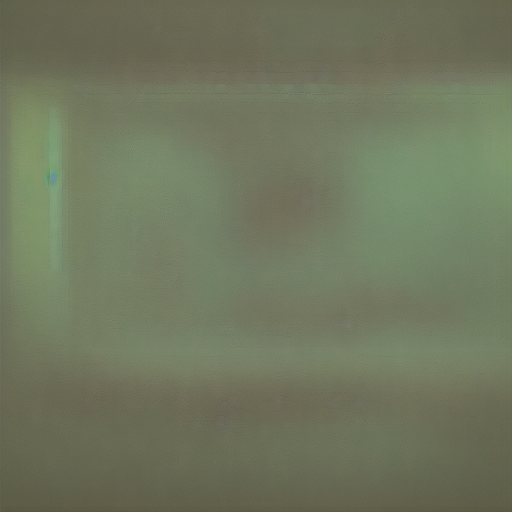
#> input picture tmp/test_bear.png, 512 x 512 px; its folder holds only this picture in this run
$ python -i generate_eye_of_the_tiger_video.py   (imports and definitions only)
#> lines starting #> are read from the running program, lines starting #| are printed output that depends on the picture
import os
import json
import math
import wave
import struct
import subprocess
import numpy as np
from PIL import Image, ImageDraw, ImageFilter

# --- AUNCIENT TRIGONOMETRIC LUT SETUP ---
LUT_SIZE = 22528
LUT_MASK = LUT_SIZE - 1
LUT_FACTOR = LUT_SIZE / (2 * np.pi)
sin_lut = np.sin(np.linspace(0, 2 * np.pi, LUT_SIZE, endpoint=False))
cos_lut = np.cos(np.linspace(0, 2 * np.pi, LUT_SIZE, endpoint=False))

# [62 lines left out: functions lut_sin, lut_cos, liang_barsky_clip, get_lau_state, not called in this run]

class TubeVactrolWarmthTransducer:
    """
    Implements a 3D Tube Saturation Transducer where virtual triode tube parameters
    are dynamically driven by the 3D spatial resonance volume of the projected Lissajous geometry.
    """
    def __init__(self, sample_rate=44100):
        self.sample_rate = sample_rate
        self.v_plate_sag = 0.0

    # [42 lines left out: function process_triode_stage, not called in this run]

class MasterStageAccumulatorClassifier:
    """
    Accumulates master output stage electrical signal content (instrument vectors, notes)
    and estimates the virtual output stage FET parameters (gate, resistance, temperature)
    using a non-preferential accumulator model, avoiding Child-Langmuir space-charge preferences.
    """
    # [159 lines left out: functions __init__, process_block, get_lissajous_shape, not called in this run]

YI_BASE_STATE = {
    "Prime": 953467954114363,
    "Name": "YI-Alpha (Motzkin)",
    "Manifold": 1631052951685751,
    "Monopole": 563316215773011,
    "Ring": 432408158703388,
    "Rod_Dynamo": 231949031122517,
    "Cone_Dynamo": 1417158305948761,
    "Identity": 1700684580,
    "Base": 5208
}

# Load the Bionika score
# [2 lines not run here, left out]

# --- CONFIGURATION ---
SAMPLE_RATE = 44100
FPS = 30
WIDTH = 1280
HEIGHT = 720
# Calculate duration dynamically based on full score structure (16 steps per bar, 8 beats per pattern)
# [1 line that did not run here, left out]
# [1 line that did not run here, left out]
# [1 line that did not run here, left out]

# Note frequency dictionary
NOTE_FREQS = {
    "C2": 65.41, "C#2": 69.30, "D2": 73.42, "Eb2": 77.78, "E2": 82.41, "F2": 87.31,
    "F#2": 92.50, "G2": 98.00, "Ab2": 103.83, "A2": 110.00, "Bb2": 116.54, "B2": 123.47,
    "C3": 130.81, "C#3": 138.59, "D3": 146.83, "Eb3": 155.56, "E3": 164.81, "F3": 174.61,
    "F#3": 185.00, "G3": 196.00, "Ab3": 207.65, "A3": 220.00, "Bb3": 233.08, "B3": 246.94,
    "C4": 261.63, "C#4": 277.18, "D4": 293.66, "Eb4": 311.13, "E4": 329.63, "F4": 349.23,
    "F#4": 369.99, "G4": 392.00, "Ab4": 415.30, "A4": 440.00, "Bb4": 466.16, "B4": 493.88,
    "Ab0": 25.96, "Bb0": 29.14, "C1": 32.70
}

# --- AUDIO SYNTHESIS & ANALOG PIPELINE ---
# [274 lines left out: function synthesize_audio, not called in this run]

from concurrent.futures import ProcessPoolExecutor
import io
import colorsys

# --- GLOBAL WORKER STATE FOR MULTIPROCESSING ---
g_audio_wave = None
g_channels = None
g_v_gate_array = None
g_r_ds_array = None
g_temp_array = None
g_disp_x_array = None
g_disp_y_array = None
g_vel_x_array = None
g_vel_y_array = None

# [12 lines left out: function init_worker, not called in this run]

def render_single_frame(frame_idx):
    global g_audio_wave, g_channels, g_v_gate_array, g_r_ds_array, g_temp_array
    global g_disp_x_array, g_disp_y_array, g_vel_x_array, g_vel_y_array

    time_secs = frame_idx / FPS
    sample_idx = int(time_secs * SAMPLE_RATE)

    screens = [
        (640, 480, 160, "MASTER ATTRACTOR"), # Center
        (220, 240, 70, "SUB GROWL"),         # Left 1
        (360, 260, 70, "BASS SHIFT"),        # Left 2
        (500, 280, 70, "ARPEGGIATOR"),       # Left 3
        (780, 280, 70, "KICK DRUM"),         # Right 3
        (920, 260, 70, "SNARE DRUM"),        # Right 2
        (1060, 240, 70, "LEAD SYNTH")        # Right 1
    ]

    im = Image.new("RGBA", (WIDTH, HEIGHT), (11, 15, 25, 255))
    draw = ImageDraw.Draw(im, "RGBA")

    # Draw Menorah structure/branches connecting screens
    draw.line([(640, 680), (640, 480)], fill=(31, 41, 55, 255), width=8)
    draw.arc([140, 240, 1140, 680], 0, 180, fill=(31, 41, 55, 255), width=6)

    # Render each screen
    for i, (cx, cy, r, label) in enumerate(screens):
        # Draw screen base with inner glow outline
        draw.ellipse([cx-r, cy-r, cx+r, cy+r], outline=(55, 65, 81, 255), width=4, fill=(6, 9, 19, 255))
        # Draw glass reflection panels (semi-transparent chords)
        draw.chord([cx-r, cy-r, cx+r, cy+r], start=210, end=330, fill=(255, 255, 255, 8))
        draw.ellipse([cx-r+2, cy-r+2, cx+r-2, cy+r-2], outline=(255, 255, 255, 12), width=1)

        sig_segment = None
        prev_sig_segment = None

        # Current window signal
        if i == 0:
            sig_segment = g_audio_wave[sample_idx:sample_idx+512]
        elif i == 1:
            sig_segment = g_channels["growl"][sample_idx:sample_idx+512] * 8.0
            rms = np.sqrt(np.mean(sig_segment**2)) if len(sig_segment) > 0 else 0.0
            if rms < 0.04:
                t_rip = np.linspace(0, 4 * np.pi, len(sig_segment) if len(sig_segment) > 0 else 256)
                sig_segment = sig_segment + 0.05 * np.sin(t_rip)
        elif i == 2:
            sig_segment = g_channels["bass"][sample_idx:sample_idx+512]
        elif i == 3:
            sig_segment = g_channels["arp"][sample_idx:sample_idx+512]
        elif i == 4:
            sig_segment = g_channels["kick"][sample_idx:sample_idx+512]
        elif i == 5:
            sig_segment = g_channels["snare"][sample_idx:sample_idx+512]
        elif i == 6:
            sig_segment = g_channels["lead"][sample_idx:sample_idx+512]

        if sig_segment is None or len(sig_segment) < 256:
            sig_segment = np.zeros(256)

        # Previous window signal for stateless flux computation
        prev_idx = max(0, sample_idx - 512)
        if i == 0:
            prev_sig_segment = g_audio_wave[prev_idx:prev_idx+512]
        elif i == 1:
            prev_sig_segment = g_channels["growl"][prev_idx:prev_idx+512] * 8.0
        elif i == 2:
            prev_sig_segment = g_channels["bass"][prev_idx:prev_idx+512]
        elif i == 3:
            prev_sig_segment = g_channels["arp"][prev_idx:prev_idx+512]
        elif i == 4:
            prev_sig_segment = g_channels["kick"][prev_idx:prev_idx+512]
        elif i == 5:
            prev_sig_segment = g_channels["snare"][prev_idx:prev_idx+512]
        elif i == 6:
            prev_sig_segment = g_channels["lead"][prev_idx:prev_idx+512]

        if prev_sig_segment is None or len(prev_sig_segment) < 256:
            prev_sig_segment = np.zeros(256)

        # Calculate current performance step index
        bpm = score.get("tempo", 120)
        step_duration = 60.0 / (bpm * 4.0)
        step = int(time_secs / step_duration)

        chan_map = {
            1: "sub_growl",
            2: "bass",
            3: "arpeggiator_filter",
            6: "lead"
        }
        active_freq = 220.0

        arr_idx = int(time_secs / (step_duration * 32))
        if arr_idx < len(score["arrangement"]):
            pat_name = score["arrangement"][arr_idx]
            pat = score["patterns"].get(pat_name, {})
            track_name = chan_map.get(i)
            if track_name and track_name in pat:
                seq = pat[track_name].get("sequence", [])
                step_in_pat = step % 32
                if step_in_pat < len(seq):
                    note = seq[step_in_pat]
                    if note != "REST" and note in NOTE_FREQS:
                        active_freq = NOTE_FREQS[note]

        if i in [1, 2, 3, 6]:
            hue = min(280, max(0, int((active_freq - 55.0) / 800.0 * 280.0)))
            r_rgb, g_rgb, b_rgb = colorsys.hsv_to_rgb(hue / 360.0, 0.95, 0.95)
            line_color = (int(r_rgb * 255), int(g_rgb * 255), int(b_rgb * 255))
        else:
            color_map = {
                0: (139, 92, 246),  # Master
                4: (16, 185, 129),  # Kick
                5: (239, 68, 68),   # Snare
            }
            line_color = color_map.get(i, (6, 182, 212))

        prime = 953467954114363

        # Determine 1/5th section index (0 to 4) based on 254.0s total duration
        sec_idx = min(4, max(0, int(time_secs / (254.0 / 5.0))))
        base_offsets = [3, 5, 7, 11, 13]
        sig_offsets  = [5, 11, 13, 17, 19]
        secret_offsets = [7, 17, 19, 23, 29]
        ident_offsets  = [11, 23, 29, 31, 37]

        base_val = [3, 2, 5, 7, 11, 13, 17][i] + base_offsets[sec_idx]
        sig_val = [5, 11, 13, 17, 19, 23, 29][i] + sig_offsets[sec_idx]
        secret_val = [7, 17, 19, 23, 29, 31, 37][i] + secret_offsets[sec_idx]
        ident_val = [11, 23, 29, 31, 37, 41, 43][i] + ident_offsets[sec_idx]
        element_val = base_val + sig_val

        state = {
            "Prime": prime,
            "Base": base_val,
            "Identity": ident_val,
            "Ring": (base_val + secret_val) % prime,
            "Monopole": pow(base_val, sig_val, prime),
            "Rod_Dynamo": pow(base_val, secret_val, prime),
            "Cone_Dynamo": pow(base_val, ident_val, prime),
            "Manifold": pow(base_val, sig_val, element_val),
            "Element": element_val,
            "Chin": (base_val + secret_val) % prime
        }

        sig_ac = sig_segment - np.mean(sig_segment)
        prev_sig_ac = prev_sig_segment - np.mean(prev_sig_segment)

        rms = np.sqrt(np.mean(sig_ac**2)) if len(sig_ac) > 0 else 0.0
        prev_rms = np.sqrt(np.mean(prev_sig_ac**2)) if len(prev_sig_ac) > 0 else 0.0
        peak = np.max(np.abs(sig_ac)) if len(sig_ac) > 0 else 0.0
        crest_factor = peak / (rms + 1e-6)
        zero_crossings = np.sum(np.diff(np.sign(sig_ac)) != 0) if len(sig_ac) > 0 else 0

        flux_val = abs(rms - prev_rms)

        samplings = {
            "pitch": active_freq,
            "rms": min(1.0, rms * 2.5),
            "crest": min(1.0, crest_factor / 12.0),
            "zcr": min(1.0, zero_crossings / 120.0),
            "brightness": min(1.0, zero_crossings / 90.0),
            "stereo_width": 0.5 * (1.0 + np.sin(time_secs * 2.0 * np.pi * 0.05 + i)),
            "flux": min(1.0, flux_val * 15.0)
        }

        steps = 2048
        sig_interp = np.interp(np.linspace(0, len(sig_ac) - 1, steps), np.arange(len(sig_ac)), sig_ac)

        lut_shift = int((active_freq - 110.0) * 10.0)
        pts = get_lissajous_shape(state, time_secs, steps, sig_interp, r * 0.7, samplings, lut_shift, i, is_visual=True)

        cx_phys = cx
        cy_phys = cy

        glow_width_factor = 1.0
        glow_alpha_factor = 1.0

        smoothed_pts = []
        for j in range(len(pts)):
            p_prev = pts[j - 1] if j > 0 else pts[j]
            p_curr = pts[j]
            p_next = pts[j + 1] if j < len(pts) - 1 else pts[j]
            smoothed_x = (p_prev[0] + p_curr[0] + p_next[0]) / 3.0
            smoothed_y = (p_prev[1] + p_curr[1] + p_next[1]) / 3.0
            smoothed_pts.append((cx_phys + smoothed_x, cy_phys + smoothed_y))
        points = smoothed_pts

        if len(points) > 1:
            # Liang-Barsky visual containment bounding box clipping
            xmin, xmax = cx - r, cx + r
            ymin, ymax = cy - r, cy + r
            for seg_idx in range(len(points) - 1):
                p1 = points[seg_idx]
                p2 = points[seg_idx + 1]
                clipped = liang_barsky_clip(p1[0], p1[1], p2[0], p2[1], xmin, ymin, xmax, ymax)
                if clipped:
                    c1 = (clipped[0], clipped[1])
                    c2 = (clipped[2], clipped[3])
                    # Draw Neon Glow segment: wide faint line, medium line, white-hot core line
                    draw.line([c1, c2], fill=(line_color[0], line_color[1], line_color[2], 50), width=6)
                    draw.line([c1, c2], fill=(line_color[0], line_color[1], line_color[2], 120), width=4)
                    draw.line([c1, c2], fill=(255, 255, 255, 255), width=2)

        draw.text((cx - 30, cy + r - 20), label, fill=(156, 163, 175, 200))

        # Draw visual spectrum sub-meter bars below the screen label
        num_bars = 5
        bar_width = 2
        max_height = 14
        for b_idx in range(num_bars):
            bx = cx - ((num_bars - 1) * 8) // 2 + b_idx * 8
            # Modulate height by channel RMS and simulated frequency band
            band_rms = rms * (0.3 + 0.7 * math.sin(time_secs * 25.0 + b_idx * 1.5))
            bar_h = int(max(2, min(max_height, band_rms * max_height * 2.5)))
            by_start = cy + r + 2
            by_end = by_start + bar_h
            # Draw glowing bar
            draw.line([(bx, by_start), (bx, by_end)], fill=(line_color[0], line_color[1], line_color[2], 60), width=bar_width+2)
            draw.line([(bx, by_start), (bx, by_end)], fill=(255, 255, 255, 220) if i == 0 else (line_color[0], line_color[1], line_color[2], 255), width=bar_width)

        # Overlay output stage FET accumulator diagnostics on center screen (MASTER ATTRACTOR)
        if i == 0:
            vg = g_v_gate_array[frame_idx]
            rd = g_r_ds_array[frame_idx]
            tp = g_temp_array[frame_idx]
            draw.text((cx - 75, cy + r + 18), f"FET V={vg:.2f}V R={rd:.1f}O T={tp:.1f}K", fill=(212, 175, 55, 255))

            # Formant-Keyed Transducer Bloom on Menorah Arc node (640, 680)
            if vg > 0.02:
                # Modulate intensity using zero-crossing rate (formant keying indicator)
                zcr_mod = samplings.get("zcr", 0.0)
                intensity = min(1.0, vg * (1.0 + 1.2 * zcr_mod))
                bloom_r = int(intensity * 35.0)

                # Dynamic mix detection to determine visual shape classification
                growl_r = np.sqrt(np.mean(g_channels["growl"][sample_idx:sample_idx+512]**2)) if sample_idx < len(g_channels["growl"]) else 0.0
                lead_r  = np.sqrt(np.mean(g_channels["lead"][sample_idx:sample_idx+512]**2)) if sample_idx < len(g_channels["lead"]) else 0.0
                kick_r  = np.sqrt(np.mean(g_channels["kick"][sample_idx:sample_idx+512]**2)) if sample_idx < len(g_channels["kick"]) else 0.0
                snare_r = np.sqrt(np.mean(g_channels["snare"][sample_idx:sample_idx+512]**2)) if sample_idx < len(g_channels["snare"]) else 0.0

                dominant = "silent"
                max_r = 0.01
                if growl_r > max_r:
                    dominant = "growl"
                    max_r = growl_r
                if lead_r > max_r:
                    dominant = "lead"
                    max_r = lead_r
                if kick_r > max_r or snare_r > max_r:
                    dominant = "drums"

                for ring_w in range(1, 4):
                    alpha = int(140 * intensity / ring_w)
                    r_sz = bloom_r * ring_w

                    if dominant == "growl":
                        # Wobbly horizontal ellipse representing sub-bass grounding
                        draw.ellipse([640 - r_sz, 680 - r_sz // 3, 640 + r_sz, 680 + r_sz // 3],
                                     outline=(212, 175, 55, alpha), width=1)
                    elif dominant == "lead":
                        # 5-point star starburst representing vocal formant resonance
                        pts_star = []
                        for star_k in range(10):
                            star_rad = r_sz if star_k % 2 == 0 else r_sz // 2
                            angle_star = star_k * (2.0 * np.pi / 10.0) + time_secs * 4.0
                            pts_star.append((640 + int(star_rad * math.cos(angle_star)),
                                             680 + int(star_rad * 0.5 * math.sin(angle_star))))
                        draw.polygon(pts_star, outline=(212, 175, 55, alpha))
                    elif dominant == "drums":
                        # Concentric sharp shockwave circle representing transient beats
                        draw.ellipse([640 - r_sz // 2, 680 - r_sz // 2, 640 + r_sz // 2, 680 + r_sz // 2],
                                     outline=(255, 255, 255, alpha), width=1)
                    else:
                        # Standard default concentric oval
                        draw.ellipse([640 - r_sz // 2, 680 - r_sz // 4, 640 + r_sz // 2, 680 + r_sz // 4],
                                     outline=(212, 175, 55, alpha), width=1)

    # Convert back to RGB for output compatibility
    im = im.convert("RGB")
    im_blur = im.filter(ImageFilter.GaussianBlur(1.5))
    im = Image.blend(im, im_blur, 0.4)

    buf = io.BytesIO()
    im.save(buf, format="PNG")
    return buf.getvalue()

# --- VIDEO GENERATION ---
# [139 lines left out: function generate_video, not called in this run]

# [4 lines not run here, left out]

>>> import cv2
>>> picture = cv2.imread('../tmp/test_bear.png', cv2.IMREAD_GRAYSCALE)
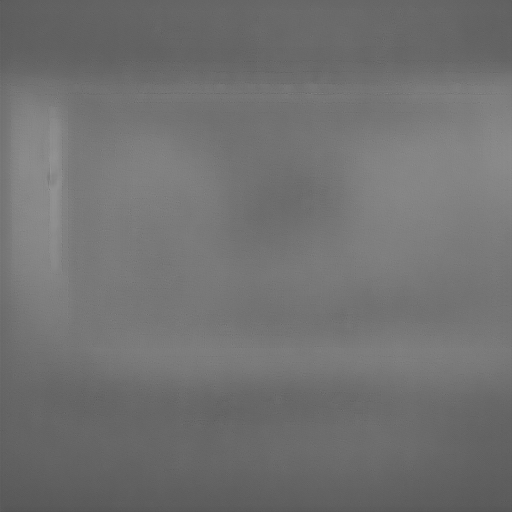
#> picture: shape (512, 512); min 83, max 151, mean 113.4
>>> result = render_single_frame(picture)
#> in render_single_frame, `time_secs = frame_idx / FPS`:
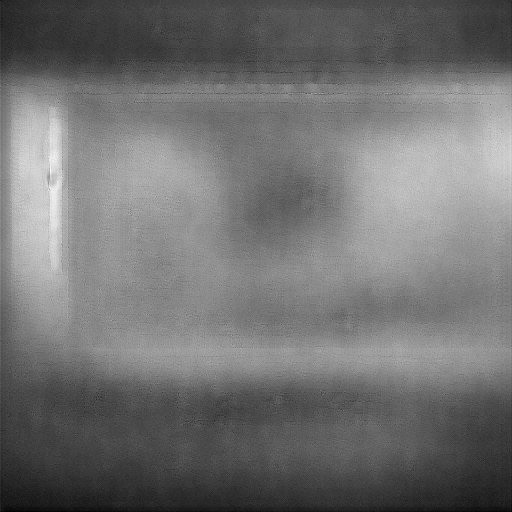
#> time_secs: shape (512, 512) float64; min 2.77, max 5.03, mean 3.78; drawn with min black and max white
#> (the run stopped early here; a loop or call above may not have finished)
